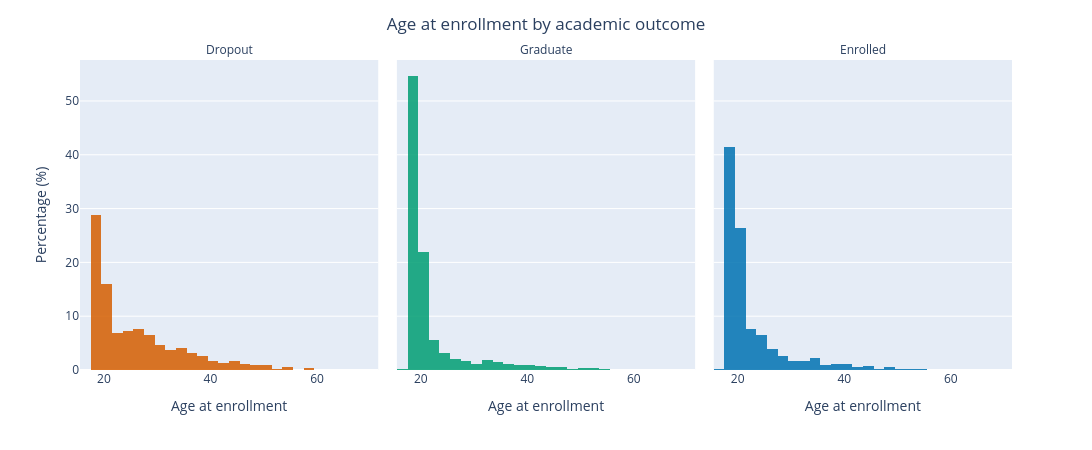

Notebook cell for this chart:
### Markdown cell above
### 1.5 Age at enrolment

### Code cell
fig = px.histogram(
    data_viz_pd,
    x='Age at enrollment',
    facet_col='Target',
    color='Target',
    nbins=30,
    histnorm='percent',
    opacity=0.85,
    color_discrete_map=TARGET_COLOURS
)

fig.update_layout(
    title={
        'text': 'Age at enrollment by academic outcome',
        'x': 0.5
    },
    xaxis_title='Age at enrollment',
    yaxis_title='Percentage (%)',
    height=450,
    width=1100,
    showlegend=False
)

fig.for_each_annotation(lambda a: a.update(text=a.text.split("=")[-1]))
save_fig(fig, '07_age_by_outcome')

print(data_viz_pd.groupby('Target')['Age at enrollment']
      .describe()[['count', 'mean', '50%', 'max']].round(1).to_string())

### Figure 1 — Plotly figure (JSON) as saved in the notebook; plotly's stock layout.template omitted (floating-point values rounded to 4 significant figures; data arrays with more than 128 entries replaced by an {"elided": "..."} marker saying what was removed)
{"data": [{"bingroup": "x", "histnorm": "percent", "hovertemplate": "Target=Dropout<br>Age at enrollment=%{x}<br>percent=%{y}<extra></extra>", "legendgroup": "Dropout", "marker": {"color": "#D55E00", "opacity": 0.85, "pattern": {"shape": ""}}, "name": "Dropout", "nbinsx": 30, "orientation": "v", "showlegend": true, "type": "histogram", "x": {"elided": "1421 int values"}, "xaxis": "x", "yaxis": "y"}, {"bingroup": "x", "histnorm": "percent", "hovertemplate": "Target=Graduate<br>Age at enrollment=%{x}<br>percent=%{y}<extra></extra>", "legendgroup": "Graduate", "marker": {"color": "#009E73", "opacity": 0.85, "pattern": {"shape": ""}}, "name": "Graduate", "nbinsx": 30, "orientation": "v", "showlegend": true, "type": "histogram", "x": {"elided": "2209 int values"}, "xaxis": "x2", "yaxis": "y2"}, {"bingroup": "x", "histnorm": "percent", "hovertemplate": "Target=Enrolled<br>Age at enrollment=%{x}<br>percent=%{y}<extra></extra>", "legendgroup": "Enrolled", "marker": {"color": "#0072B2", "opacity": 0.85, "pattern": {"shape": ""}}, "name": "Enrolled", "nbinsx": 30, "orientation": "v", "showlegend": true, "type": "histogram", "x": {"elided": "794 int values"}, "xaxis": "x3", "yaxis": "y3"}], "layout": {"annotations": [{"font": {}, "showarrow": false, "text": "Dropout", "x": 0.16, "xanchor": "center", "xref": "paper", "y": 1.0, "yanchor": "bottom", "yref": "paper"}, {"font": {}, "showarrow": false, "text": "Graduate", "x": 0.5, "xanchor": "center", "xref": "paper", "y": 1.0, "yanchor": "bottom", "yref": "paper"}, {"font": {}, "showarrow": false, "text": "Enrolled", "x": 0.84, "xanchor": "center", "xref": "paper", "y": 1.0, "yanchor": "bottom", "yref": "paper"}], "barmode": "relative", "height": 450, "legend": {"title": {"text": "Target"}, "tracegroupgap": 0}, "margin": {"t": 60}, "showlegend": false, "title": {"text": "Age at enrollment by academic outcome", "x": 0.5}, "width": 1100, "xaxis": {"anchor": "y", "domain": [0.0, 0.32], "title": {"text": "Age at enrollment"}}, "xaxis2": {"anchor": "y2", "domain": [0.34, 0.66], "matches": "x", "title": {"text": "Age at enrollment"}}, "xaxis3": {"anchor": "y3", "domain": [0.68, 1.0], "matches": "x", "title": {"text": "Age at enrollment"}}, "yaxis": {"anchor": "x", "domain": [0.0, 1.0], "title": {"text": "Percentage (%)"}}, "yaxis2": {"anchor": "x2", "domain": [0.0, 1.0], "matches": "y", "showticklabels": false}, "yaxis3": {"anchor": "x3", "domain": [0.0, 1.0], "matches": "y", "showticklabels": false}}}
